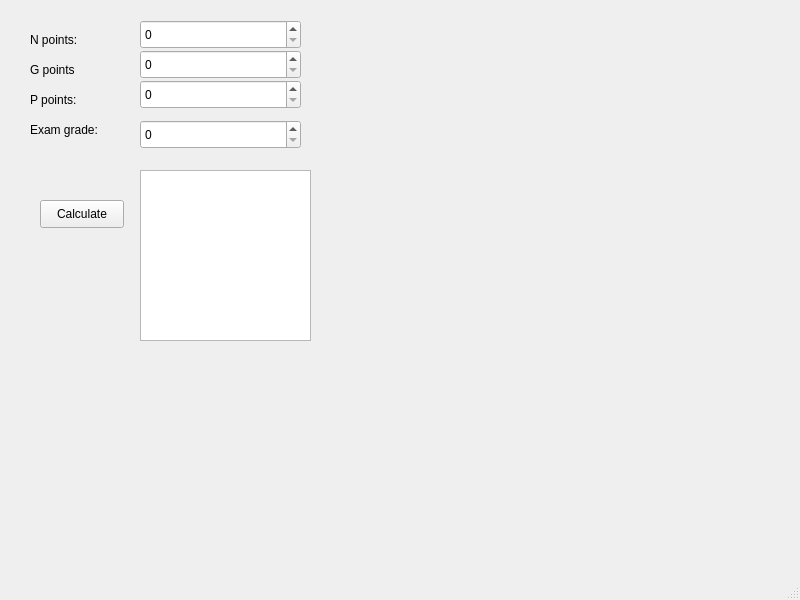
<?xml version="1.0" encoding="UTF-8"?>
<ui version="4.0">
 <class>MainWindow</class>
 <widget class="QMainWindow" name="MainWindow">
  <property name="geometry">
   <rect>
    <x>0</x>
    <y>0</y>
    <width>800</width>
    <height>600</height>
   </rect>
  </property>
  <property name="windowTitle">
   <string>MainWindow</string>
  </property>
  <widget class="QWidget" name="centralwidget">
   <widget class="QLabel" name="spinBoxN">
    <property name="geometry">
     <rect>
      <x>30</x>
      <y>30</y>
      <width>63</width>
      <height>20</height>
     </rect>
    </property>
    <property name="text">
     <string>N points:</string>
    </property>
   </widget>
   <widget class="QLabel" name="spinBoxG">
    <property name="geometry">
     <rect>
      <x>30</x>
      <y>60</y>
      <width>63</width>
      <height>20</height>
     </rect>
    </property>
    <property name="text">
     <string>G points</string>
    </property>
   </widget>
   <widget class="QLabel" name="spinBoxP">
    <property name="geometry">
     <rect>
      <x>30</x>
      <y>90</y>
      <width>63</width>
      <height>20</height>
     </rect>
    </property>
    <property name="text">
     <string>P points: </string>
    </property>
   </widget>
   <widget class="QLabel" name="spinBoxE">
    <property name="geometry">
     <rect>
      <x>30</x>
      <y>120</y>
      <width>91</width>
      <height>20</height>
     </rect>
    </property>
    <property name="text">
     <string>Exam grade:</string>
    </property>
   </widget>
   <widget class="QSpinBox" name="spinBoxN_2">
    <property name="geometry">
     <rect>
      <x>140</x>
      <y>20</y>
      <width>161</width>
      <height>29</height>
     </rect>
    </property>
    <property name="maximum">
     <number>800</number>
    </property>
   </widget>
   <widget class="QSpinBox" name="spinBox_2">
    <property name="geometry">
     <rect>
      <x>140</x>
      <y>50</y>
      <width>161</width>
      <height>29</height>
     </rect>
    </property>
    <property name="maximum">
     <number>120</number>
    </property>
   </widget>
   <widget class="QSpinBox" name="spinBox_3">
    <property name="geometry">
     <rect>
      <x>140</x>
      <y>80</y>
      <width>161</width>
      <height>29</height>
     </rect>
    </property>
    <property name="maximum">
     <number>250</number>
    </property>
   </widget>
   <widget class="QSpinBox" name="spinBox_4">
    <property name="geometry">
     <rect>
      <x>140</x>
      <y>120</y>
      <width>161</width>
      <height>29</height>
     </rect>
    </property>
   </widget>
   <widget class="QPushButton" name="calculatePushButton">
    <property name="geometry">
     <rect>
      <x>40</x>
      <y>200</y>
      <width>84</width>
      <height>28</height>
     </rect>
    </property>
    <property name="text">
     <string>Calculate</string>
    </property>
   </widget>
   <widget class="QTextBrowser" name="textBrowser">
    <property name="geometry">
     <rect>
      <x>140</x>
      <y>170</y>
      <width>171</width>
      <height>171</height>
     </rect>
    </property>
   </widget>
  </widget>
  <widget class="QMenuBar" name="menubar">
   <property name="geometry">
    <rect>
     <x>0</x>
     <y>0</y>
     <width>800</width>
     <height>25</height>
    </rect>
   </property>
  </widget>
  <widget class="QStatusBar" name="statusbar"/>
 </widget>
 <resources/>
 <connections/>
</ui>
